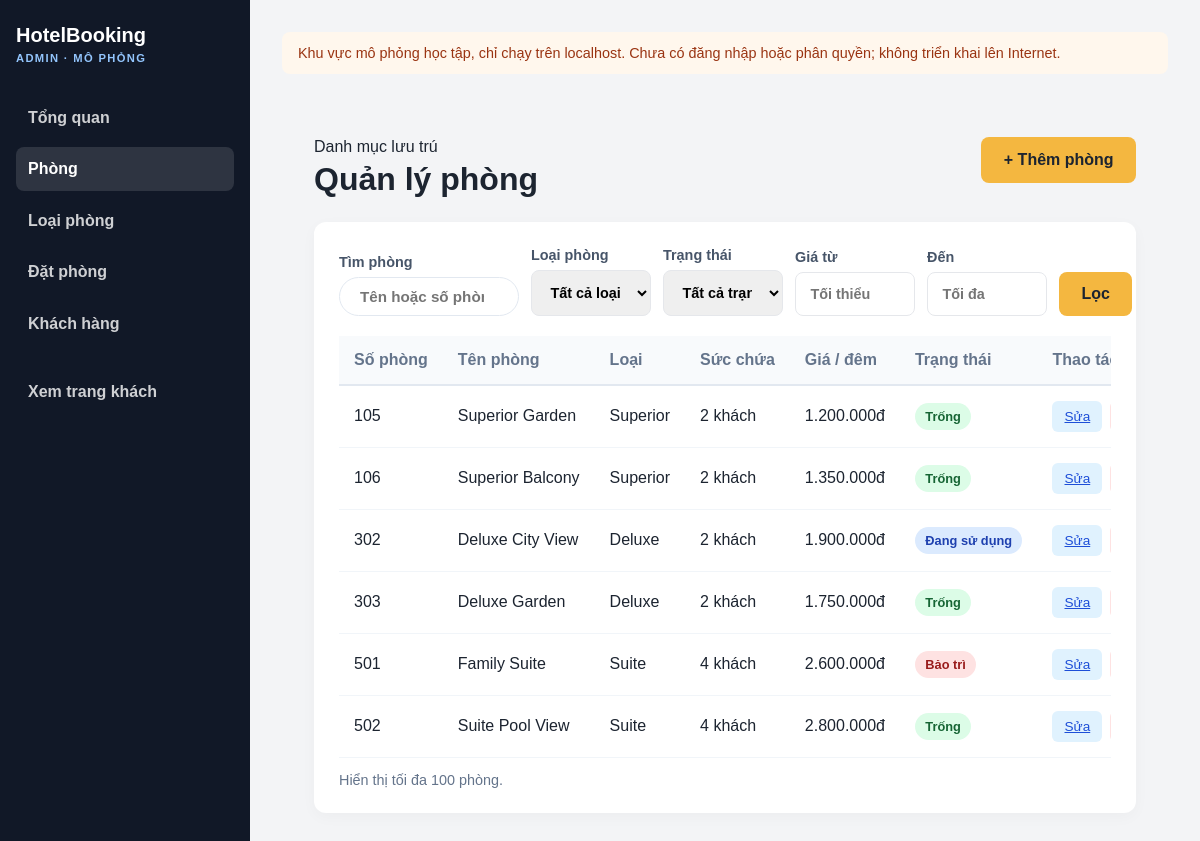
The page /admin/index.php?page=rooms on the database its author committed.
### tables this page shows
CREATE TABLE IF NOT EXISTS rooms (
  id INT UNSIGNED NOT NULL AUTO_INCREMENT,
  room_number VARCHAR(20) NOT NULL,
  room_name VARCHAR(100) NOT NULL,
  room_type_id INT UNSIGNED NOT NULL,
  price DECIMAL(12,2) NOT NULL,
  status ENUM('available', 'occupied', 'maintenance') NOT NULL DEFAULT 'available',
  bed_description VARCHAR(100) NOT NULL DEFAULT '',
  image_url VARCHAR(1000) NOT NULL DEFAULT '',
  is_featured TINYINT(1) NOT NULL DEFAULT 0,
  created_at TIMESTAMP NOT NULL DEFAULT CURRENT_TIMESTAMP,
  PRIMARY KEY (id),
  UNIQUE KEY uq_rooms_room_number (room_number),
  KEY idx_rooms_room_type_status (room_type_id, status),
  CONSTRAINT fk_rooms_room_type FOREIGN KEY (room_type_id) REFERENCES room_types (id),
  CONSTRAINT chk_rooms_price CHECK (price >= 0)
);

CREATE TABLE IF NOT EXISTS room_types (
  id INT UNSIGNED NOT NULL AUTO_INCREMENT,
  name VARCHAR(100) NOT NULL,
  description TEXT NOT NULL,
  capacity TINYINT UNSIGNED NOT NULL,
  area_sqm DECIMAL(6,2) NOT NULL,
  PRIMARY KEY (id),
  UNIQUE KEY uq_room_types_name (name),
  CHECK (capacity > 0),
  CHECK (area_sqm > 0)
);

### helpers/router.php (called while the page is built)
<?php
function base_url($path = '')
{
    $directory = str_replace('\\', '/', dirname($_SERVER['SCRIPT_NAME'] ?? '/index.php'));
    if (basename($directory) === 'admin') {
        $directory = dirname($directory);
    }
    $base = trim($directory, '/.');
    $prefix = $base === '' ? '/' : '/' . $base . '/';
    return $prefix . ltrim($path, '/');
}
function url($page = 'home', $params = array())
{
    return base_url('index.php?' . http_build_query(array_merge(array('page' => $page), $params)));
}
function admin_url($page = 'dashboard', $params = array())
{
    return base_url('admin/index.php?' . http_build_query(array_merge(array('page' => $page), $params)));
}
function asset($path)
{
    return base_url('assets/' . ltrim($path, '/'));
}

### helpers/common.php (called while the page is built, shortened)
<?php
function e($value)
{
    return htmlspecialchars((string) $value, ENT_QUOTES, 'UTF-8');
}
function money($value)
{
    return number_format((float) $value, 0, ',', '.') . 'đ';
}

### functions.php (called while the page is built, shortened)
<?php
function getAdminRooms($filters = array())
{
    $conditions = array();
    $params = array();
    $where = $conditions ? 'WHERE ' . implode(' AND ', $conditions) : '';
    return db()->fetchAll(
        'SELECT r.id, r.room_number, r.room_name, r.status, r.bed_description, r.image_url,
                r.is_featured, r.room_type_id, r.price,
                rt.name AS room_type_name, rt.capacity
         FROM rooms r
         INNER JOIN room_types rt ON rt.id = r.room_type_id
         ' . $where . '
         ORDER BY r.room_number ASC
         LIMIT 100',
        $params
    );
}
function validPriceFilter($value)
{
    if (!is_string($value) || !preg_match('/^\d{1,10}(?:\.\d{1,2})?$/D', $value)) {
        return null;
    }
    return $value;
}

### config/database.php (called while the page is built)
<?php
return array(
    'host' => '127.0.0.1',
    'port' => 3306,
    'database' => 'hotel_booking_system',
    'username' => 'root',
    'password' => '0356273499Khoa@',
    'charset' => 'utf8mb4',
);

### helpers/database.php (called while the page is built)
<?php
function db()
{
    static $database = null;
    if ($database === null) {
        $config = require __DIR__ . '/../config/database.php';
        $database = new Database($config);
    }
    return $database;
}

### classes/Database.php (called while the page is built, shortened)
<?php
class Database
{
    private $connection;
    public function __construct($config)
    {
        $this->connection = new mysqli(
            $config['host'],
            $config['username'],
            $config['password'],
            $config['database'],
            $config['port']
        );
        $this->connection->set_charset($config['charset']);
    }
    public function run($sql, $params = array())
    {
        $statement = $this->connection->prepare($sql);
        $statement->execute(array_values($params));
        return $statement;
    }
    public function fetchAll($sql, $params = array())
    {
        return $this->run($sql, $params)->get_result()->fetch_all(MYSQLI_ASSOC);
    }
}

### admin/pages/rooms/index.php (the view, shortened to what this page needs)
<?php
$filters = array(
    'q' => isset($_GET['q']) && is_string($_GET['q']) ? trim($_GET['q']) : '',
    'type_id' => isset($_GET['type_id']) && is_string($_GET['type_id']) && ctype_digit($_GET['type_id']) ? $_GET['type_id'] : '',
    'status' => isset($_GET['status']) && is_string($_GET['status']) ? $_GET['status'] : '',
    'min_price' => validPriceFilter(isset($_GET['min_price']) && is_string($_GET['min_price']) ? $_GET['min_price'] : ''),
    'max_price' => validPriceFilter(isset($_GET['max_price']) && is_string($_GET['max_price']) ? $_GET['max_price'] : ''),
);
$validStatuses = array('available', 'occupied', 'maintenance');
if (!in_array($filters['status'], $validStatuses, true)) {
    $filters['status'] = '';
}
$rooms = getAdminRooms($filters);
$statusLabels = array('available' => 'Trống', 'occupied' => 'Đang sử dụng', 'maintenance' => 'Bảo trì');
$statusClasses = array('available' => 'status-confirmed', 'occupied' => 'status-booked', 'maintenance' => 'status-maintenance');
?>
<main class="admin-main">
  <header class="admin-page-heading">
    <div><p class="eyebrow">Danh mục lưu trú</p><h1>Quản lý phòng</h1></div>
    <a class="btn btn-primary" href="<?= e(admin_url('rooms', array('action' => 'create'))) ?>">+ Thêm phòng</a>
  </header>
  <section class="admin-card">
    <form class="admin-toolbar admin-filter" action="<?= e(base_url('admin/index.php')) ?>" method="get">
      <label class="search-label">Tìm phòng<input class="search-box" type="search" name="q" value="<?= e($filters['q']) ?>" placeholder="Tên hoặc số phòng" /></label>
      <label>Loại phòng<select name="type_id"><option value="">Tất cả loại</option>
      </select></label>
      <label>Trạng thái<select name="status"><option value="">Tất cả trạng thái</option>
      </select></label>
      <label>Giá từ<input type="number" name="min_price" min="0" max="9999999999.99" step="0.01" value="<?= e($filters['min_price'] === null ? '' : $filters['min_price']) ?>" placeholder="Tối thiểu" /></label>
      <label>Đến<input type="number" name="max_price" min="0" max="9999999999.99" step="0.01" value="<?= e($filters['max_price'] === null ? '' : $filters['max_price']) ?>" placeholder="Tối đa" /></label>
      <button class="btn btn-primary" type="submit">Lọc</button>
    </form>
    <div class="table-scroll"><table class="admin-table">
      <thead><tr><th>Số phòng</th><th>Tên phòng</th><th>Loại</th><th>Sức chứa</th><th>Giá / đêm</th><th>Trạng thái</th><th>Thao tác</th></tr></thead>
      <tbody>
        <?php foreach ($rooms as $room): ?>
          <tr>
            <td><?= e($room['room_number']) ?></td>
            <td><?= e($room['room_name']) ?></td>
            <td><?= e($room['room_type_name']) ?></td>
            <td><?= e($room['capacity']) ?> khách</td>
            <td><?= e(money($room['price'])) ?></td>
            <td><span class="admin-status <?= e($statusClasses[$room['status']]) ?>"><?= e($statusLabels[$room['status']]) ?></span></td>
            <td><div class="action-btns">
              <a class="btn-sm btn-view" href="<?= e(admin_url('rooms', array('action' => 'edit', 'id' => $room['id']))) ?>">Sửa</a>
            </div></td>
          </tr>
        <?php endforeach; ?>
      </tbody>
    </table></div>
    <p class="table-caption">Hiển thị tối đa 100 phòng.</p>
  </section>
</main>

### admin/layouts/header.php (shortened to what this page needs)
<!DOCTYPE html>
<html lang="vi">
  <head>
    <link rel="stylesheet" href="<?= e(asset('css/style.css')) ?>" />
    <link rel="stylesheet" href="<?= e(asset('css/admin.css')) ?>" />
  </head>
  <body>
    <div class="admin-layout">
      <?php require __DIR__ . '/sidebar.php'; ?>
      <div class="admin-main">
        <p class="admin-notice">Khu vực mô phỏng học tập, chỉ chạy trên localhost. Chưa có đăng nhập hoặc phân quyền; không triển khai lên Internet.</p>

### admin/layouts/sidebar.php
<?php $activeAdminPage = $_GET['page'] ?? 'dashboard'; ?>
<aside class="admin-sidebar">
  <a class="admin-brand" href="<?= e(admin_url('dashboard')) ?>">HotelBooking <span>ADMIN · MÔ PHỎNG</span></a>
  <nav aria-label="Điều hướng quản trị">
    <a href="<?= e(admin_url('dashboard')) ?>" <?= $activeAdminPage === 'dashboard' ? 'aria-current="page"' : '' ?>>Tổng quan</a>
    <a href="<?= e(admin_url('rooms')) ?>" <?= $activeAdminPage === 'rooms' ? 'aria-current="page"' : '' ?>>Phòng</a>
    <a href="<?= e(admin_url('room-types')) ?>" <?= $activeAdminPage === 'room-types' ? 'aria-current="page"' : '' ?>>Loại phòng</a>
    <a href="<?= e(admin_url('bookings')) ?>" <?= $activeAdminPage === 'bookings' ? 'aria-current="page"' : '' ?>>Đặt phòng</a>
    <a href="<?= e(admin_url('customers')) ?>" <?= $activeAdminPage === 'customers' ? 'aria-current="page"' : '' ?>>Khách hàng</a>
    <a href="<?= e(url('home')) ?>">Xem trang khách</a>
  </nav>
</aside>

### admin/index.php (shortened to what this page needs)
<?php
$routes = array(
    'dashboard' => 'dashboard/index.php',
    'rooms' => 'rooms/index.php',
    'room-types' => 'room-types/index.php',
    'bookings' => 'bookings/index.php',
    'customers' => 'customers/index.php',
);
$page = $_GET['page'] ?? 'dashboard';
$notFound = !is_string($page) || !isset($routes[$page]);
if ($notFound) {
    http_response_code(404);
    $pageFile = __DIR__ . '/pages/404/index.php';
} else {
    $pageFile = __DIR__ . '/pages/' . $routes[$page];
}
require $pageFile;
$pageContent = ob_get_clean();
require __DIR__ . '/layouts/header.php';
echo $pageContent;
require __DIR__ . '/layouts/footer.php';

### admin/layouts/footer.php (shortened to what this page needs)
      </div>
    </div>
  </body>
</html>

### assets/css/style.css (style rules this page uses)
:root { --primary: #1f6feb; --primary-dark: #144ea3; --accent: #f4b740; --bg: #f5f7fb; --text: #1c2430; --muted: #667085; --card: #ffffff; --border: #e5e7eb; --success: #1f9d68; }
* { box-sizing: border-box; }
body { margin: 0; font-family: Arial, sans-serif; background: var(--bg); color: var(--text); }
nav { display: flex; gap: 1.25rem; }
nav a { text-decoration: none; color: var(--text); font-weight: 600; }
.btn { display: inline-flex; align-items: center; justify-content: center; min-height: 46px; padding: 0.8rem 1.4rem; border-radius: 8px; text-decoration: none; font-weight: 700; transition: 0.2s ease; }
.btn-primary { background: var(--accent); color: var(--text); }
label { display: block; margin-bottom: 0.5rem; font-weight: 600; }
input, select, textarea, button { width: 100%; padding: 0.8rem 0.9rem; border: 1px solid var(--border); border-radius: 8px; font: inherit; }
button { cursor: pointer; background: var(--primary); color: #fff; border: none; font-weight: 700; }
table { width: 100%; border-collapse: collapse; background: #fff; }
th, td { padding: 0.9rem 1rem; border-bottom: 1px solid var(--border); text-align: left; }

### rows shown on the page
rooms: room_number "105", room_name "Superior Garden", room_type.name "Superior", room_type.capacity "2", price "1.200.000đ", status "Trống"
rooms: room_number "106", room_name "Superior Balcony", room_type.name "Superior", room_type.capacity "2", price "1.350.000đ", status "Trống"
rooms: room_number "302", room_name "Deluxe City View", room_type.name "Deluxe", room_type.capacity "2", price "1.900.000đ", status "Đang sử dụng"
rooms: room_number "303", room_name "Deluxe Garden", room_type.name "Deluxe", room_type.capacity "2", price "1.750.000đ", status "Trống"
rooms: room_number "501", room_name "Family Suite", room_type.name "Suite", room_type.capacity "4", price "2.600.000đ", status "Bảo trì"
rooms: room_number "502", room_name "Suite Pool View", room_type.name "Suite", room_type.capacity "4", price "2.800.000đ", status "Trống"
